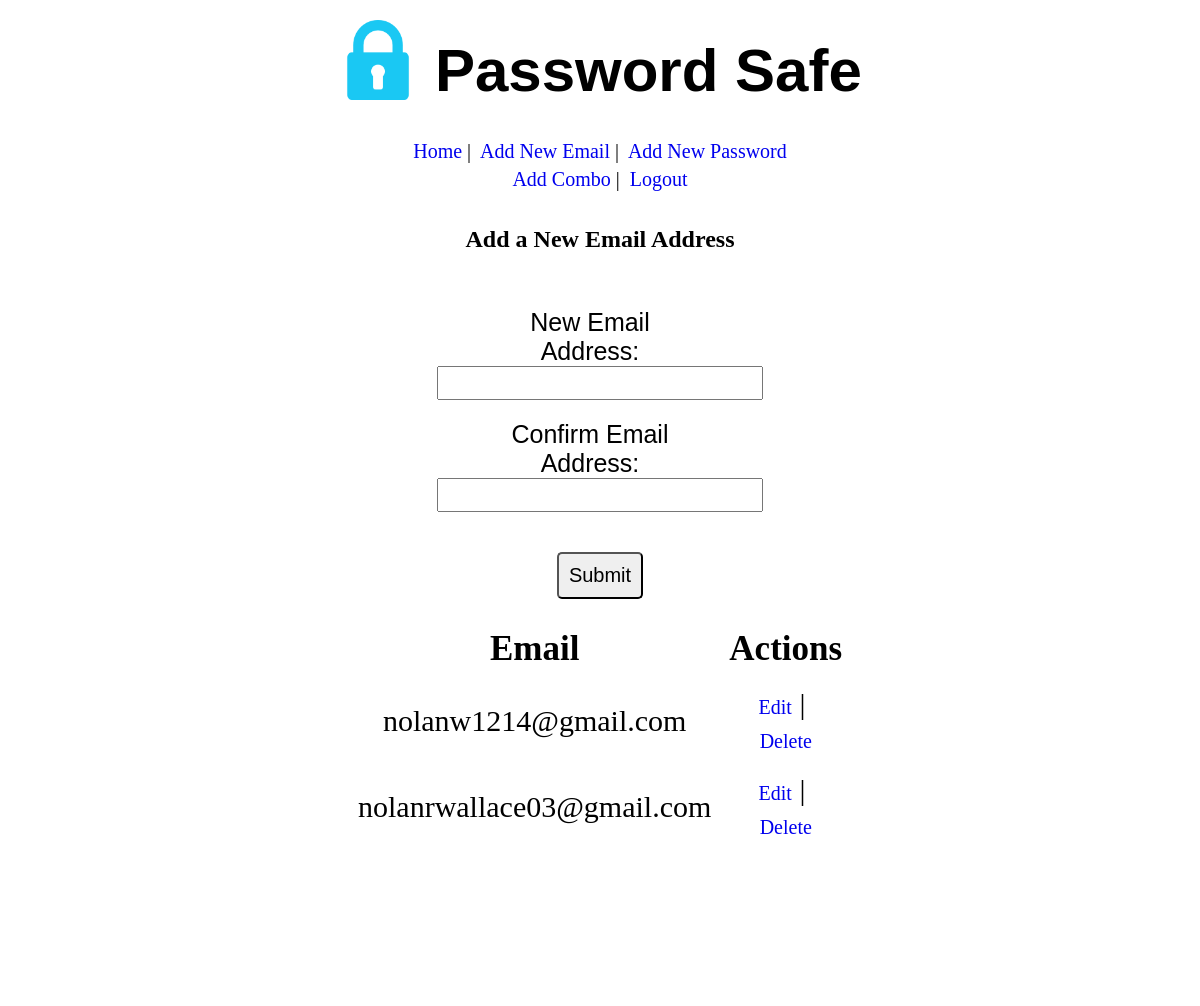
/add/email (signed in), run on an earlier commit of the app's database.
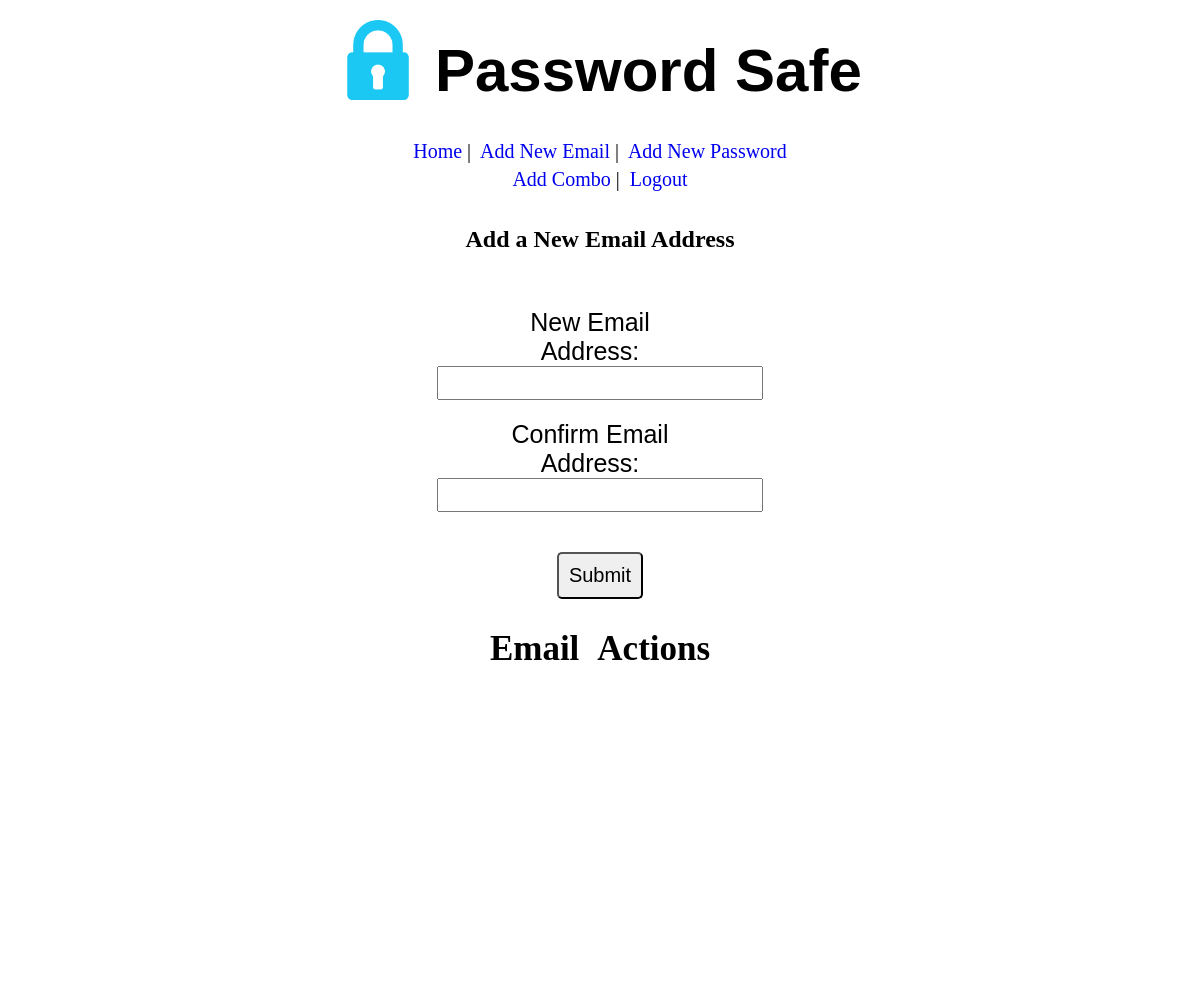
And on a later commit of the database.
### client/models/email_model.py (models this page shows)
class Emails(models.Model):
    email = models.EmailField()
    user = models.ForeignKey(User, related_name='emails', on_delete=models.CASCADE)
    created = models.DateTimeField(auto_now_add=True)
    updated = models.DateTimeField(auto_now=True)
    objects = EmailManager()

### client/views/email_views.py (the view)
# urls.py: path('add/email', email_views.add_email),
def add_email(request):
    if 'user_id' not in request.session:
        messages.error(request, "Must be logged in to access")
        return redirect('/login')
    current_user = User.objects.get(id=request.session['user_id'])
    context = {
        'all_emails' : current_user.emails.all()
    }
    return render(request, 'new_email.html', context)

### client/templates/new_email.html (shortened to what this page needs)
<!DOCTYPE html>
<html lang="en">
<head>
    {% load static %}
    <link rel="stylesheet" href="{% static 'css/new_email.css' %}">
</head>
<body>
    <div id='wrapper'>
        <div class="header">
            {% load static %}
                <h1 class='title' >
                    <img src="{% static 'images/vaultlogo.png' %}" alt="vault"
                    style="position: relative; bottom: 15px;">
                    Password Safe
                </h1>
                <div class="nav_bar1">
                <a href="http://127.0.0.1:8000/home" class='navbar_link'>Home</a> |&nbsp;
                <a href="http://127.0.0.1:8000/add/email" class='navbar_link'>Add New Email</a> |&nbsp;
                <a href="http://127.0.0.1:8000/add/password" class='navbar_link'>Add New Password</a>
                    </div>
                <div class="nav_bar2">
                    <a href="http://127.0.0.1:8000/new/combo" class='navbar_link'>Add Combo</a> |&nbsp;
                    <a href="http://127.0.0.1:8000/logout" class='navbar_link'>Logout</a>
                </div>
        </div>
        <div class='middle_col'>
            <h2>Add a New Email Address</h2>
            <div class='form'>
                <form action="/new/email" method="POST">
                    <div class='form_row'>
                        <label for="email">New Email Address:</label>
                        <input type="email" name="email" id="">
                    </div>
                    <div class='form_row'>
                        <label for="confirm_email">Confirm Email Address:</label>
                        <input type="email" name="confirm_email" id="">
                    </div>
                    <input type="submit" value="Submit" class='form_button'>
                </form>
                <table>
                    <th>Email</th>
                    <th>Actions</th>
                    {% for email in all_emails %}
                    <tr>
                        <td>
                            {{email.email}}
                        </td>
                        <td>
                            <a href="http://127.0.0.1:8000/edit/email/{{email.id}}">Edit</a> |&nbsp;
                            <a href="http://127.0.0.1:8000/email/delete/{{email.id}}">Delete</a>
                        </td>
                    </tr>
                {% endfor %}
            </table>
            </div>
        </div>
    </div>
</body>
</html>

### client/static/css/new_email.css (style rules this page uses)
* { margin: 0px; padding: 0px; }
@media only screen and (min-width: 1025px) { #wrapper { width: 100vw; height: 100vh; margin: auto; background-color: rgb(255, 255, 255); } }
@media only screen and (min-width: 1025px) { .header { background-color: rgb(255, 255, 255); padding: 15px; margin: auto; padding-top: 35px; } }
@media only screen and (min-width: 1025px) { img { width: 80px; height: 80px; display: inline-block; margin: auto; vertical-align: middle; } }
@media only screen and (min-width: 1025px) { .nav_bar1 { width: 100%; margin: auto; margin-top: 5px; text-align: center; font-size: 20px; display: block; max-width: 100%; padding-top: 20px; } }
@media only screen and (min-width: 1025px) { .nav_bar2 { width: 100%; margin: auto; margin-top: 5px; text-align: center; font-size: 20px; display: block; max-width: 100%; } }
@media only screen and (min-width: 1025px) { .middle_col { width: 70%; background-color: white; margin: auto; height: 100vh; } }
@media only screen and (min-width: 1025px) { .title { margin:auto; text-align: center; font-size: 60px; font-family: Arial, Helvetica, sans-serif; } }
@media only screen and (min-width: 1025px) { table { margin: auto; max-width: 100%; max-height: 100%; } }
@media only screen and (min-width: 1025px) { th { width: fit-content; font-size: 35px; padding: 8px; max-width: 100%; } }
@media only screen and (min-width: 1025px) { .form { width: 60%; margin:auto; text-align: center; padding: 15px; } }
@media only screen and (min-width: 1025px) { h2 { text-align: center; padding: 20px; } }
@media only screen and (min-width: 1025px) { .form_row { display: block; margin: 20px; } }
@media only screen and (min-width: 1025px) { label { display: inline-block; margin-right: 20px; font-size: 25px; font-family: Arial, Helvetica, sans-serif; width: 40% } }
@media only screen and (min-width: 1025px) { input { display: inline-block; height: 30px; font-size: 25px; } }
@media only screen and (min-width: 1025px) { .form_button { height: fit-content; margin-top: 20px; padding: 10px; border-radius: 5px; margin-bottom: 20px; font-size: 20px; } }
@media only screen and (min-width: 1025px) { a { text-decoration: none; font-size: 20px; margin-top: 40px; } }

What changed in the data, as far as the page shows it:
removed Emails: email "nolanw1214@gmail.com"
removed Emails: email "nolanrwallace03@gmail.com"
